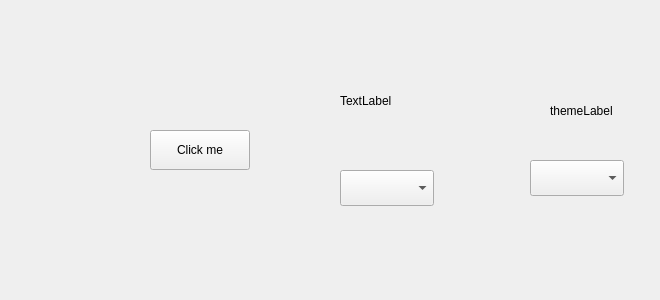
<?xml version="1.0" encoding="UTF-8"?>
<ui version="4.0">
 <class>TestWidget</class>
 <widget class="QWidget" name="TestWidget">
  <property name="geometry">
   <rect>
    <x>0</x>
    <y>0</y>
    <width>660</width>
    <height>300</height>
   </rect>
  </property>
  <widget class="PushButton" name="applyButton">
   <property name="geometry">
    <rect>
     <x>150</x>
     <y>130</y>
     <width>100</width>
     <height>40</height>
    </rect>
   </property>
   <property name="text">
    <string>Click me</string>
   </property>
  </widget>
  <widget class="ComboBox" name="languageComboBox">
   <property name="geometry">
    <rect>
     <x>340</x>
     <y>170</y>
     <width>94</width>
     <height>36</height>
    </rect>
   </property>
  </widget>
  <widget class="ComboBox" name="themeComboBox">
   <property name="geometry">
    <rect>
     <x>530</x>
     <y>160</y>
     <width>94</width>
     <height>36</height>
    </rect>
   </property>
  </widget>
  <widget class="QLabel" name="languageLabel">
   <property name="geometry">
    <rect>
     <x>340</x>
     <y>90</y>
     <width>71</width>
     <height>22</height>
    </rect>
   </property>
   <property name="text">
    <string>TextLabel</string>
   </property>
  </widget>
  <widget class="QLabel" name="themeLabel">
   <property name="geometry">
    <rect>
     <x>550</x>
     <y>100</y>
     <width>71</width>
     <height>22</height>
    </rect>
   </property>
   <property name="text">
    <string>themeLabel</string>
   </property>
  </widget>
 </widget>
 <customwidgets>
  <customwidget>
   <class>PushButton</class>
   <extends>QPushButton</extends>
   <header>qfluentwidgets</header>
  </customwidget>
  <customwidget>
   <class>ComboBox</class>
   <extends>QComboBox</extends>
   <header>qfluentwidgets</header>
  </customwidget>
 </customwidgets>
 <resources/>
 <connections/>
</ui>
